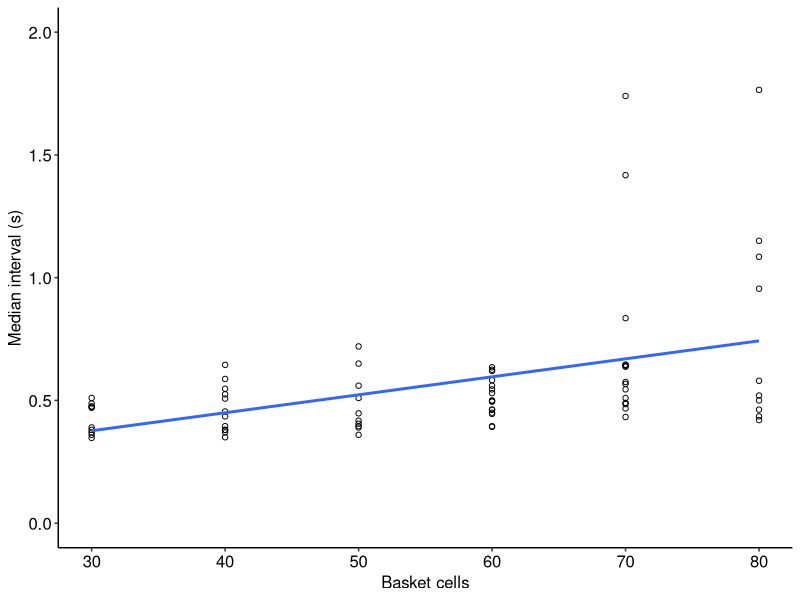

R code for this plot:
library(ggplot2)
data <- read.csv("norm_syncspike_stats_cutoff_0.2_binwidth_5.0ms_lookahead_10.csv", header=TRUE, sep=",")

### Plot the data with fitted model

binom_plot <- ggplot(data, aes(x=dbcount, y=ibi_median)) +
    geom_point(shape=1) + stat_smooth(method="lm", se=FALSE) +
    xlab("Basket cells") + ylab("Median interval (s)") +
    theme(axis.line=element_line(colour="black"),
          panel.grid.major=element_blank(),
          panel.grid.minor=element_blank(),
          panel.background=element_blank(),
	  axis.text.x=element_text(family="sans", face="plain", colour="#000000", size=12),
	  axis.text.y=element_text(family="sans", face="plain", colour="#000000", size=12),
          axis.title=element_text(family = "sans", face="plain", size=12),
          legend.title=element_text(family = "sans", face="plain", size=12),
          legend.text=element_text(family = "sans", face="plain", size=12)) +
	  ylim(0, 2.0)
ggsave(file="figures/Figure_5E_ibi_norm.svg", plot=binom_plot, width=3, height=3)


